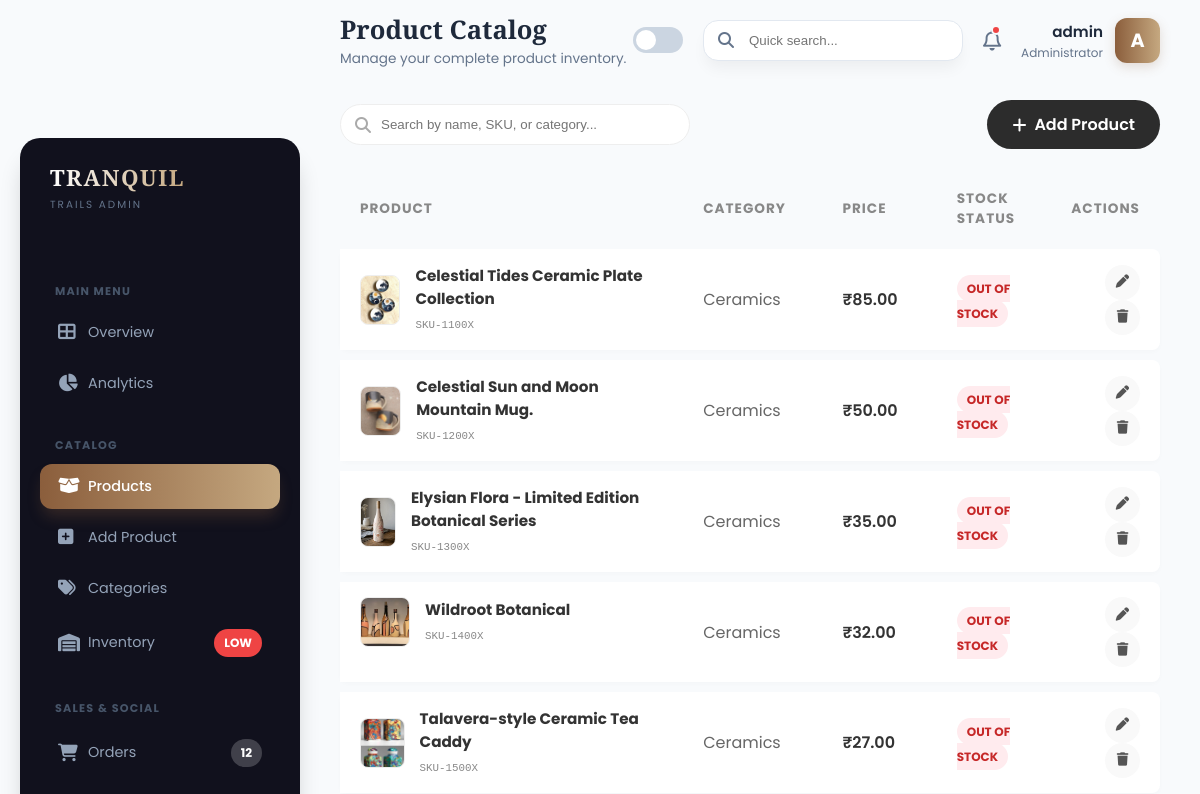
The app's page /admin-products/ (signed in, upper part), older data.
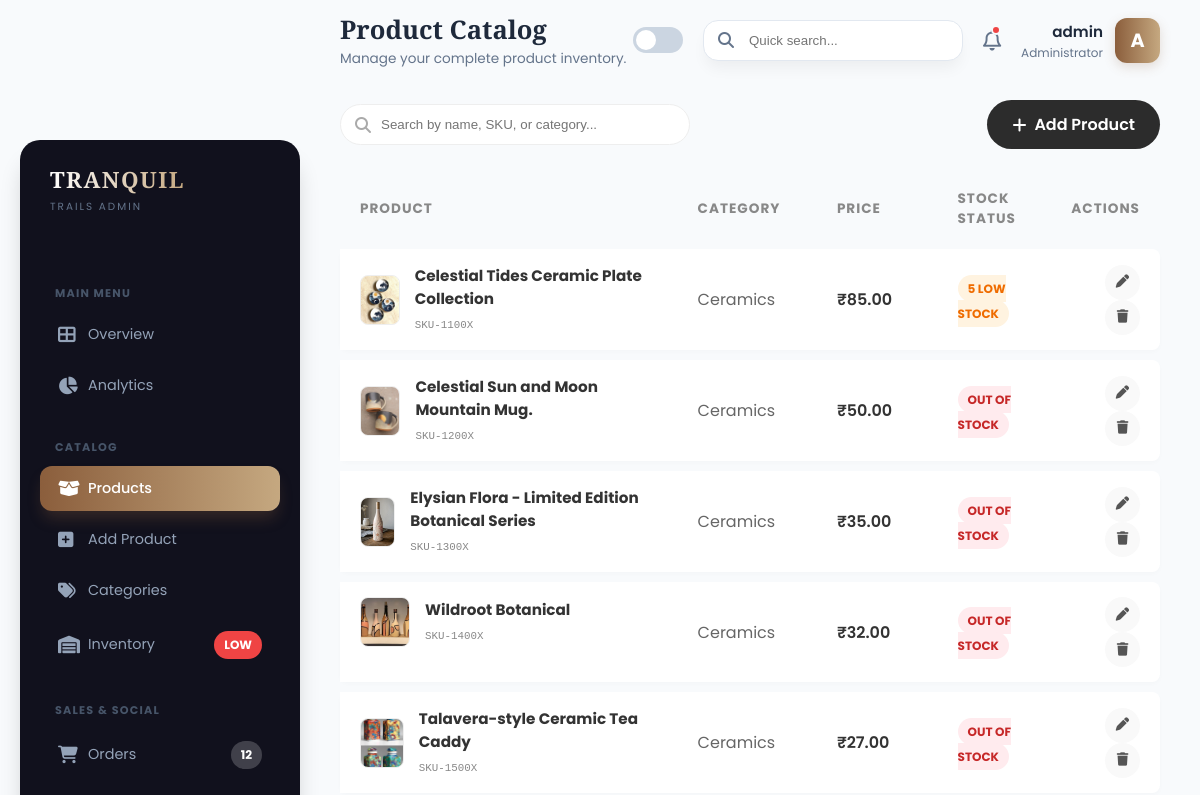
The same page, newer data.
### core/models.py (models this page shows, shortened)
class Product(models.Model):
    category = models.ForeignKey(Category, related_name='products', on_delete=models.CASCADE)
    name = models.CharField(max_length=200)
    slug = models.SlugField(unique=True)
    image = models.ImageField(upload_to='products/')
    description = models.TextField(blank=True)
    price = models.DecimalField(max_digits=10, decimal_places=2)
    stock = models.PositiveIntegerField(default=0)
    available = models.BooleanField(default=True)
    created_at = models.DateTimeField(auto_now_add=True)
    updated_at = models.DateTimeField(auto_now=True)

class Category(models.Model):
    name = models.CharField(max_length=100)
    slug = models.SlugField(unique=True)
    image = models.ImageField(upload_to='categories/', blank=True, null=True)
    class Meta:
        verbose_name_plural = "Categories"

### core/views.py (the view)
# urls.py: path('admin-products/', views.admin_products, name='admin_products'),
@login_required(login_url='login')
@user_passes_test(admin_only, login_url='login')
def admin_products(request):
    products = Product.objects.all().select_related('category')
    return render(request, 'admin/products.html', {
        'products': products
    })

### core/views.py (called while the page is built)
def admin_only(user):
    return user.is_authenticated and user.is_staff

### core/templates/admin/products.html (shortened to what this page needs)
{% extends 'admin/base_admin.html' %}
{% load static %}
{% block page_title %}Product Catalog{% endblock %}
{% block page_desc %}Manage your complete product inventory.{% endblock %}
{% block content %}
<div class="fade-in-up">
    <div style="display: flex; justify-content: space-between; align-items: center; margin-bottom: 30px; flex-wrap: wrap; gap: 20px;">
        <div style="position: relative;">
            <i class="fas fa-search" style="position: absolute; left: 15px; top: 50%; transform: translateY(-50%); color: #aaa;"></i>
            <input type="text" id="productSearch" placeholder="Search by name, SKU, or category..."
                   style="padding: 12px 12px 12px 40px; border: 1px solid #eee; border-radius: 30px; width: 350px; outline: none; transition: 0.3s;"
                   onfocus="this.style.borderColor='#8b5e3c'; this.style.width='370px'"
                   onblur="this.style.borderColor='#eee'; this.style.width='350px'">
        </div>
        <a href="{% url 'admin_add_product' %}"
           style="background: #2c2c2c; color: white; padding: 12px 25px; border-radius: 30px; text-decoration: none; font-weight: 600; display: flex; align-items: center; gap: 8px; transition: 0.3s;">
            <i class="fas fa-plus"></i> Add Product
        </a>
    </div>
    <table class="modern-table">
        <thead>
            <tr>
                <th>Product</th>
                <th>Category</th>
                <th>Price</th>
                <th>Stock Status</th>
                <th style="text-align: right;">Actions</th>
            </tr>
        </thead>
        <tbody id="productTableBody">
            {% for p in products %}
            <tr class="table-row">
                <td style="display: flex; align-items: center; gap: 15px;">
                    {% if p.image %}
                        <img src="{{ p.image.url }}" class="prod-img" alt="{{ p.name }}">
                    {% else %}
                        <div class="prod-img" style="display: flex; align-items: center; justify-content: center; color: #ccc;">
                            <i class="fas fa-image"></i>
                        </div>
                    {% endif %}
                    <div>
                        <strong style="display: block; color: #333; font-size: 0.95rem;">{{ p.name }}</strong>
                        <small style="color: #888; font-family: monospace;">SKU-{{ p.id }}00X</small>
                    </div>
                </td>
                <td style="color: #666;">
                    {% if p.category %}
                        {{ p.category.name }}
                    {% else %}
                        <span style="color: #aaa; font-style: italic;">Uncategorized</span>
                    {% endif %}
                </td>
                <td style="font-weight: 600; color: #333;">₹{{ p.price }}</td>
                <td>
                    {% if p.stock > 10 %}
                        <span class="badge status-in">{{ p.stock }} In Stock</span>
                    {% elif p.stock > 0 %}
                        <span class="badge status-low">{{ p.stock }} Low Stock</span>
                    {% else %}
                        <span class="badge status-out">Out of Stock</span>
                    {% endif %}
                </td>
                <td style="text-align: right;">
                    <button class="action-btn" title="Edit Details">
                        <i class="fas fa-pen"></i>
                    </button>
                    <form action="{% url 'admin_delete_product' p.id %}" method="POST" onsubmit="return confirm('Are you sure you want to delete {{ p.name }}?');" style="display: inline;">
                        <button type="submit" class="action-btn btn-delete" title="Delete Product" style="margin-left: 5px;">
                            <i class="fas fa-trash"></i>
                        </button>
                    </form>
                </td>
            </tr>
            {% endfor %}
        </tbody>
    </table>
</div>
{% endblock %}

Row changes from the older to the newer data that the page shows:
changed Product "Celestial Tides Ceramic Plate Collection": stock (not shown) → "5"; stock "OUT OF STOCK" → "LOW STOCK"
